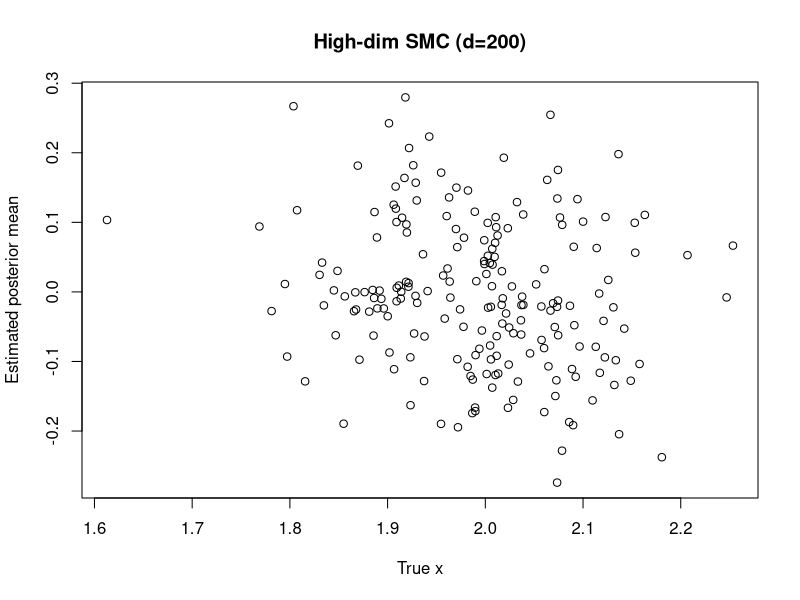
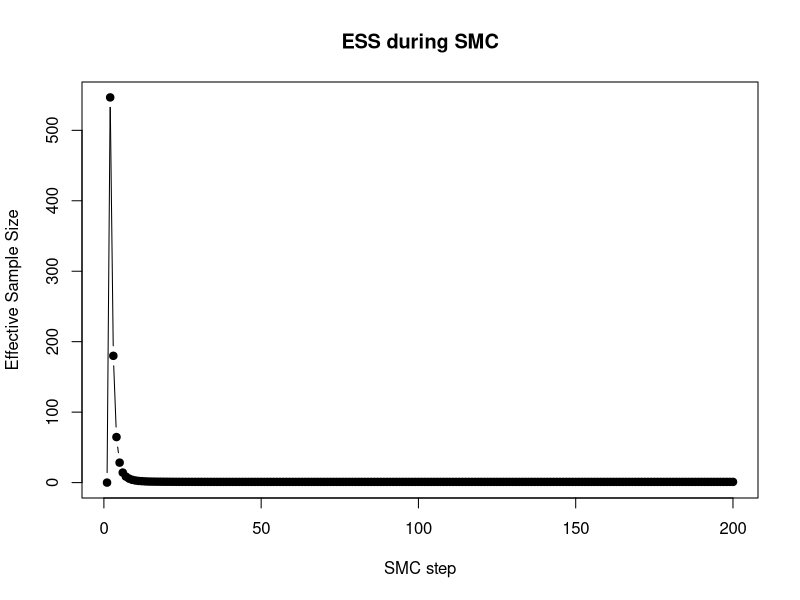
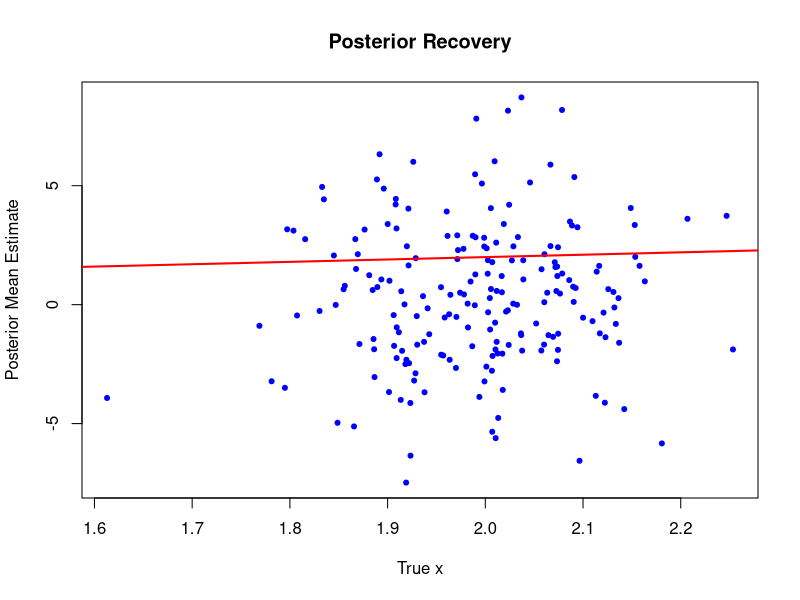
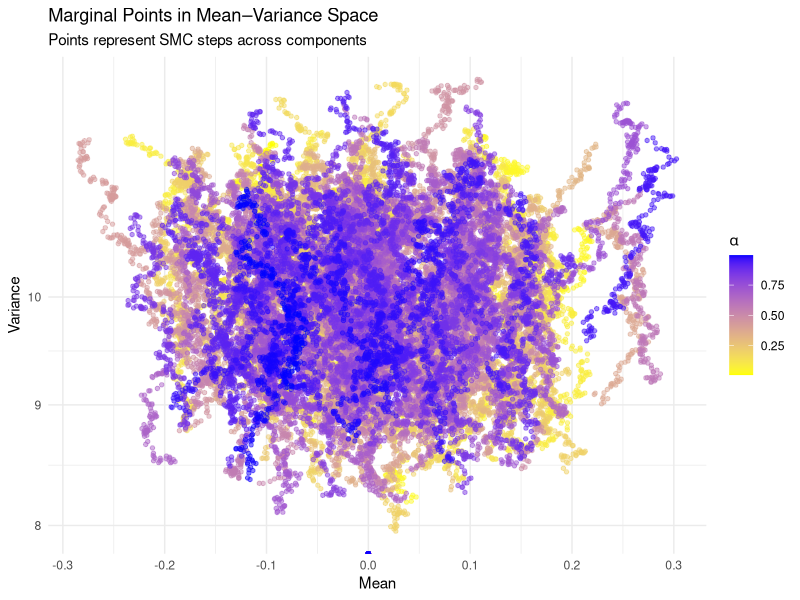

These charts were generated, in order, by the following R code:
library(ggplot2)
library(dplyr)

#set.seed(123)

d <- 200
N <- 1000
T <- d  # intermediate distributions (following paper)
threshold <- 0
alpha_0 <- 0.01

# Data
A <- matrix(rnorm(d * d, 0, 1 / sqrt(d)), d, d)
x_true <- rnorm(d, mean = 2, sd = 0.1)
y <- A %*% x_true + rnorm(d)

# Tempering schedule
alpha_seq <- alpha_0 + (0:(d - 1)) * (1 - alpha_0) / d

# Particle storage
particles <- matrix(rnorm(N * d, sd = 3), N, d)
logw <- rep(0, N)
ESS <- numeric(T)

# Function: log target density up to constant
log_target <- function(x) {
  -0.5 * sum(x^2) - 0.5 * sum((y - A %*% x)^2)
}
 
# Store trace
mean_trace <- matrix(0, nrow = T, ncol = d)
var_trace  <- matrix(0, nrow = T, ncol = d)

# SMC loop
for (t in 2:T) {
  alpha_diff <- alpha_seq[t] - alpha_seq[t-1]
  
  # Weight update
  for (i in 1:N) {
    logw[i] <- logw[i] + alpha_diff * (-0.5 * sum((y - A %*% particles[i,])^2))
  }
  
  # Normalize log-weights
  max_logw <- max(logw)
  w <- exp(logw - max_logw)
  w <- w / sum(w)
  
  # Compute ESS
  ESS[t] <- (sum(w)^2) / sum(w^2)
  cat(sprintf("Step %d / %d - ESS = %.1f\n", t, T, ESS[t]))
  
  # Resample
  if (ESS[t] < N * threshold) {
    ancestors <- sample(1:N, N, replace = TRUE, prob = w)
    particles <- particles[ancestors, ]
    logw <- rep(0, N)
  }
  

  # Move particles (random walk)
  particles <- particles + matrix(rnorm(N * d, 0, 0.1), N, d)
  
  # Store trace
  mean_trace[t, ] <- colMeans(particles)
  var_trace[t, ]  <- apply(particles, 2, var)
}

# Posterior mean estimate
posterior_mean <- colMeans(particles)

# Compare true vs estimate
plot(x_true, posterior_mean, xlab = "True x", ylab = "Estimated posterior mean",
     main = paste("High-dim SMC (d=", d, ")", sep=""))
abline(0, 1, col = "red")

# Plot ESS over time
plot(1:T, ESS, type = "b", pch = 19,
     xlab = "SMC step", ylab = "Effective Sample Size",
     main = "ESS during SMC")


# Check
posterior_mean_weighted <- colSums(particles * w)
posterior_cov_weighted <- matrix(0, d, d)
for (i in 1:N) {
  diff <- particles[i, ] - posterior_mean_weighted
  posterior_cov_weighted <- posterior_cov_weighted + w[i] * (diff %*% t(diff))
}

# True vs posterior mean
plot(x_true, posterior_mean_weighted, pch = 20, col = "blue",
     xlab = "True x", ylab = "Posterior Mean Estimate",
     main = "Posterior Recovery")
abline(0, 1, col = "red", lwd = 2)

# Mean-variance space
mv_data <- data.frame(
  step = rep(1:T, each = d),
  component = rep(1:d, times = T),
  mean = as.vector(mean_trace),
  var = as.vector(var_trace),
  alpha = rep(alpha_seq, each = d)
)

# Sample a subset of components for visualization clarity (optional)
plot_components <- sample(1:d, 10)
plot_components <- c(1, 2)

# Plot: points only
ggplot(mv_data %>% filter(component %in% 1:d),
       aes(x = mean, y = var, color = alpha)) +
  geom_point(alpha = 0.5, size = 1.2) +
  scale_y_log10() +
  scale_color_gradient(low = "yellow", high = "blue") +
  labs(x = "Mean", y = "Variance", color = expression(alpha),
       title = "Marginal Points in Mean–Variance Space",
       subtitle = "Points represent SMC steps across components") +
  theme_minimal()
